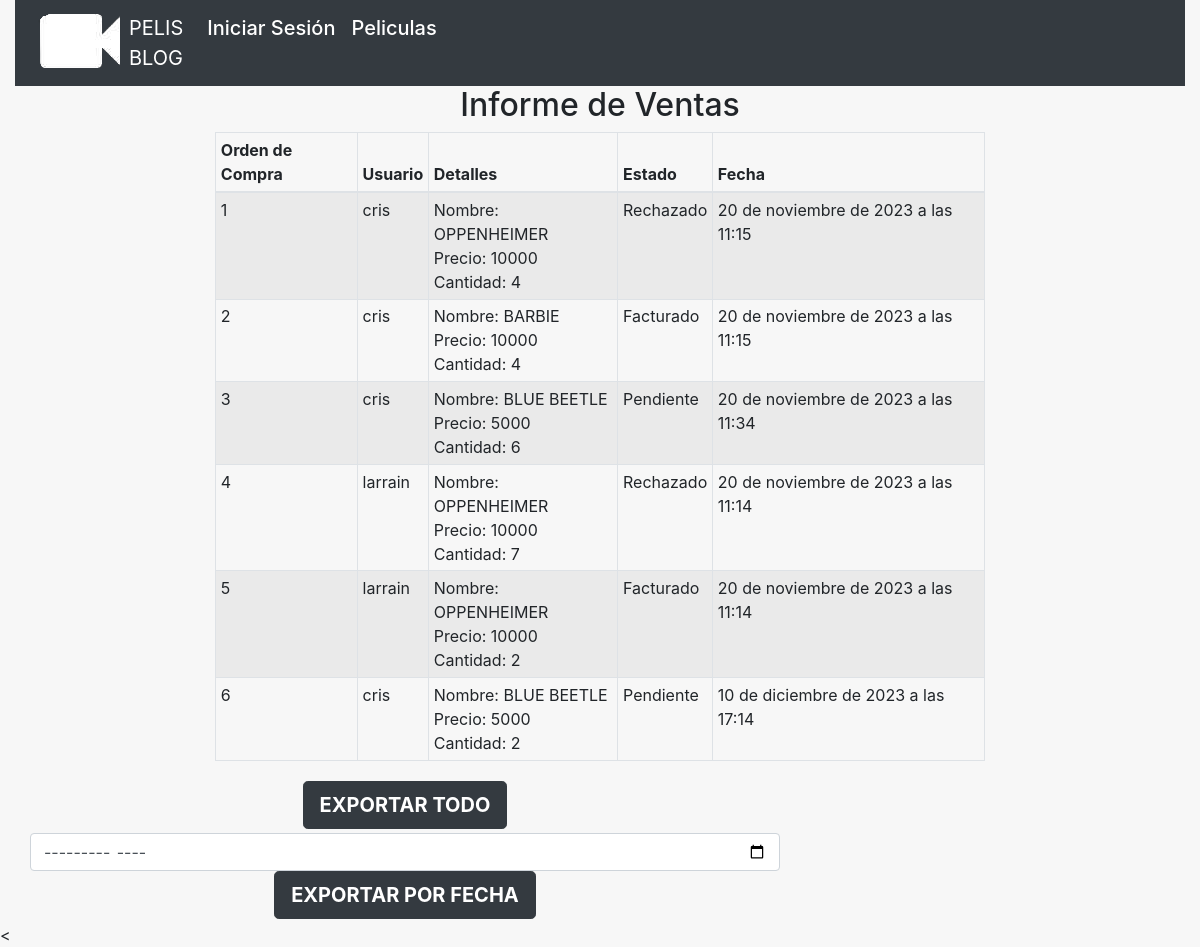
/reportes/, run on the app's committed database.
### Peliculas/models.py (models this page shows)
class Factura(models.Model):
    codigo_factura = models.AutoField(primary_key=True)
    usuario = models.ForeignKey(PerfilUsuario, on_delete=models.CASCADE)
    nombre_producto = models.CharField(max_length=90, null=True)
    monto_producto = models.IntegerField(default=1, blank=True, null=True)
    precio_producto = models.IntegerField()
    fecha_factura = models.DateTimeField(auto_now=True)
    estado_factura = models.CharField(max_length=40 ,default="Pendiente", null=True, blank=True)

class PerfilUsuario(models.Model):
    user = models.OneToOneField(User, on_delete=models.CASCADE)
    rut = models.CharField(max_length=40, default="Sin Rut", null=True, blank=True)
    direccion = models.CharField(max_length=100, null=False, blank=False, verbose_name='direccion')
    comuna = models.CharField(max_length=100, null=False, blank=False, verbose_name='comuna')
    telefono = models.IntegerField()
    region = models.CharField(max_length=100, null=False, blank=False, verbose_name='region')
    def __str__(self) -> str:
        return f"{self.user.username}"

### PelisBlog/views.py (the view)
# urls.py: path('reportes/', views.reportes, name="reportes"),
def reportes(request):
    data = {
        'facturas': Factura.objects.all()
    }
    return render(request, 'reporte.html', data)

### templates/reporte.html (shortened to what this page needs)
{% extends "base.html" %}
{% load static %}
{% block css %}<link rel="stylesheet" href="{% static 'css/ficha_peli.css' %}">{% endblock css %}
{% block content %}
    <div class="container-fluid">
        <div class="row justify-content-around">
            <div class="col-lg-6 col-md-8 col-sm-10 text-center">
                <h2>Informe de Ventas</h2>
            </div>
            <div class="col-lg-8 col-md-10 col-sm-12">
                <table class="table table-striped table-bordered table-sm table-responsive-sm">
                    <thead>
                        <tr>
                            <th scope="col">Orden de Compra</th>
                            <th scope="col">Usuario</th>
                            <th scope="col">Detalles</th>
                            <th scope="col">Estado</th>
                            <th scope="col">Fecha</th>
                        </tr>
                    </thead>
                    <tbody>
                        {% for factura in facturas %}
                        <tr>
                            <td>{{ factura.codigo_factura }}</td>
                            <td>{{ factura.usuario }}</td>
                            <td>
                                <div>
                                    <span class="negrita">Nombre: </span> {{ factura.nombre_producto }}
                                </div>
                                <div>
                                    <span class="negrita">Precio: </span>{{ factura.precio_producto }}
                                </div>
                                <div>
                                    <span class="negrita">Cantidad: </span>{{ factura.monto_producto }}
                                </div>
                            </td>
                            <td>{{ factura.estado_factura }}</td>
                            <td>{{ factura.fecha_factura }}</td>
                        {% endfor %}
                    </tbody>
                </table>
            </div>
        </div>
        <div class="col-sm-12 col-md-10 col-lg-8">
            <form enctype="multipart/form-data" action="{% url 'exportar_reporte_completo' %}" method="POST">
                <div class="row justify-content-around my-1">
                    <div class="col-sm-12 text-center">
                        <button type="submit" class="btn btn-dark btn-lg font-weight-bold">
                            EXPORTAR TODO
                        </button>
                    </div>
                </div>
            </form>
        </div>
        <div class="col-sm-12 col-md-10 col-lg-8">
            <form enctype="multipart/form-data" action="{% url 'exportar_reporte_fecha' %}" method="POST">
                <div class="row justify-content-around my-1">
                    <div class="col-sm-12 text-center">
                        <input class="form-control" type="month" name="filtro" id="filtro" required>
                    </div>
                    <div class="col-sm-12 text-center">
                        <button type="submit" class="btn btn-dark btn-lg font-weight-bold">
                            EXPORTAR POR FECHA
                        </button>
                    </div>
                </div>
            </form>
        </div>
    </div>
<
{% endblock %}

### templates/reporte.html (style rules this page uses)
body { background-color: #f7f7f7; }

### data on the page
Factura: codigo_factura "1", usuario "cris", nombre_producto "OPPENHEIMER", precio_producto "10000", monto_producto "4", estado_factura "Rechazado", fecha_factura "20 de noviembre de 2023 a las 11:15"
Factura: codigo_factura "2", usuario "cris", nombre_producto "BARBIE", precio_producto "10000", monto_producto "4", estado_factura "Facturado", fecha_factura "20 de noviembre de 2023 a las 11:15"
Factura: codigo_factura "3", usuario "cris", nombre_producto "BLUE BEETLE", precio_producto "5000", monto_producto "6", estado_factura "Pendiente", fecha_factura "20 de noviembre de 2023 a las 11:34"
Factura: codigo_factura "4", usuario "larrain", nombre_producto "OPPENHEIMER", precio_producto "10000", monto_producto "7", estado_factura "Rechazado", fecha_factura "20 de noviembre de 2023 a las 11:14"
Factura: codigo_factura "5", usuario "larrain", nombre_producto "OPPENHEIMER", precio_producto "10000", monto_producto "2", estado_factura "Facturado", fecha_factura "20 de noviembre de 2023 a las 11:14"
Factura: codigo_factura "6", usuario "cris", nombre_producto "BLUE BEETLE", precio_producto "5000", monto_producto "2", estado_factura "Pendiente", fecha_factura "10 de diciembre de 2023 a las 17:14"
